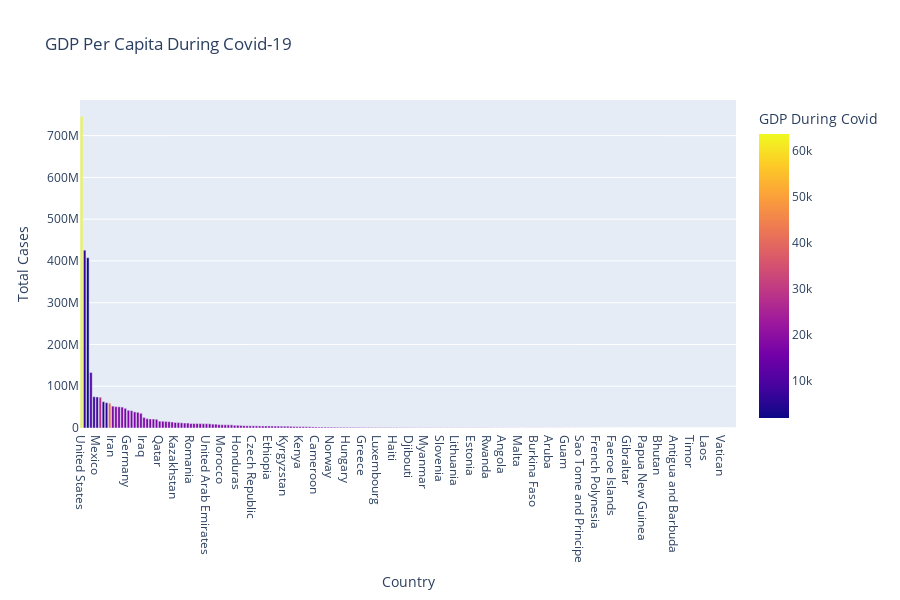

The cell this chart's notebook holds for it:
### Code cell
#GDP During Covid-19
fg = px.bar(transf, x='Country', y='Total Cases', hover_data=['Population', 'Total Deaths'], color='GDP During Covid', height=600, title="GDP Per Capita During Covid-19")
fg.show()

### Figure 1 — Plotly figure (JSON) as saved in the notebook; plotly's stock layout.template omitted (floating-point values rounded to 4 significant figures; data arrays with more than 128 entries replaced by an {"elided": "..."} marker saying what was removed)
{"data": [{"alignmentgroup": "True", "customdata": {"elided": "210x2 float values"}, "hovertemplate": "Country=%{x}<br>Total Cases=%{y}<br>Population=%{customdata[0]}<br>Total Deaths=%{customdata[1]}<br>GDP During Covid=%{marker.color}<extra></extra>", "legendgroup": "", "marker": {"color": {"elided": "210 float values"}, "coloraxis": "coloraxis", "pattern": {"shape": ""}}, "name": "", "offsetgroup": "", "orientation": "v", "showlegend": false, "textposition": "auto", "type": "bar", "x": {"elided": "210 str values"}, "xaxis": "x", "y": {"elided": "210 int values"}, "yaxis": "y"}], "layout": {"barmode": "relative", "coloraxis": {"colorbar": {"title": {"text": "GDP During Covid"}}, "colorscale": [[0, "#0d0887"], [0.1111, "#46039f"], [0.2222, "#7201a8"], [0.3333, "#9c179e"], [0.4444, "#bd3786"], [0.5556, "#d8576b"], [0.6667, "#ed7953"], [0.7778, "#fb9f3a"], [0.8889, "#fdca26"], [1, "#f0f921"]]}, "height": 600, "legend": {"tracegroupgap": 0}, "title": {"text": "GDP Per Capita During Covid-19"}, "xaxis": {"anchor": "y", "domain": [0, 1], "title": {"text": "Country"}}, "yaxis": {"anchor": "x", "domain": [0, 1], "title": {"text": "Total Cases"}}}}
